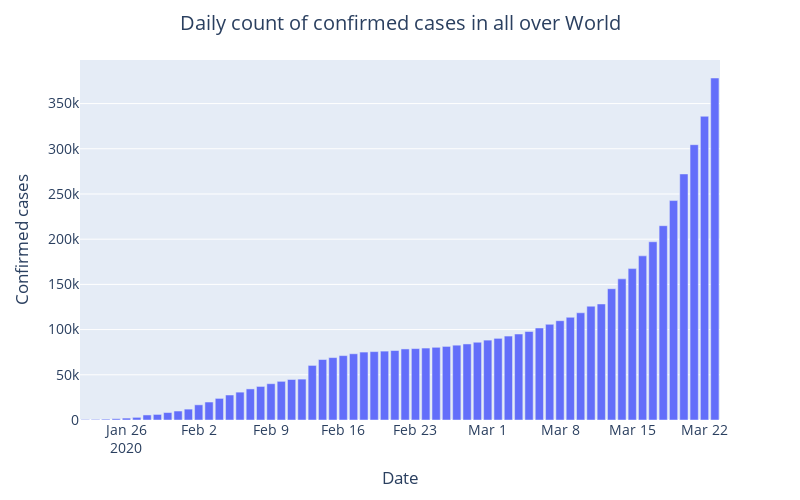
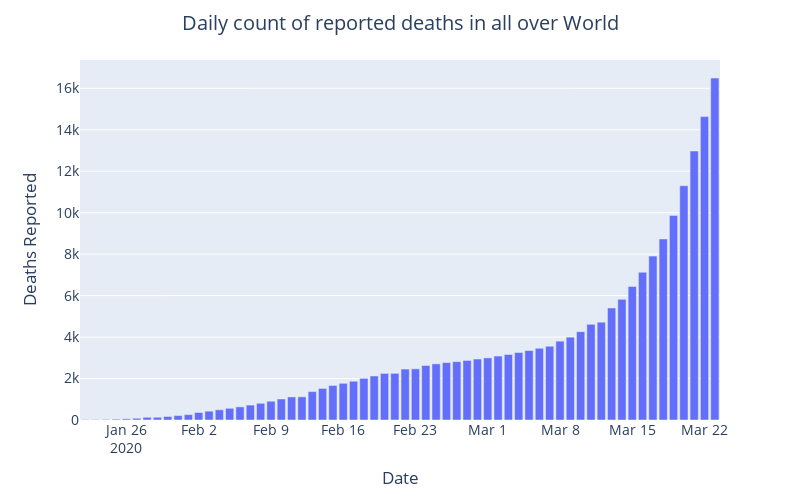
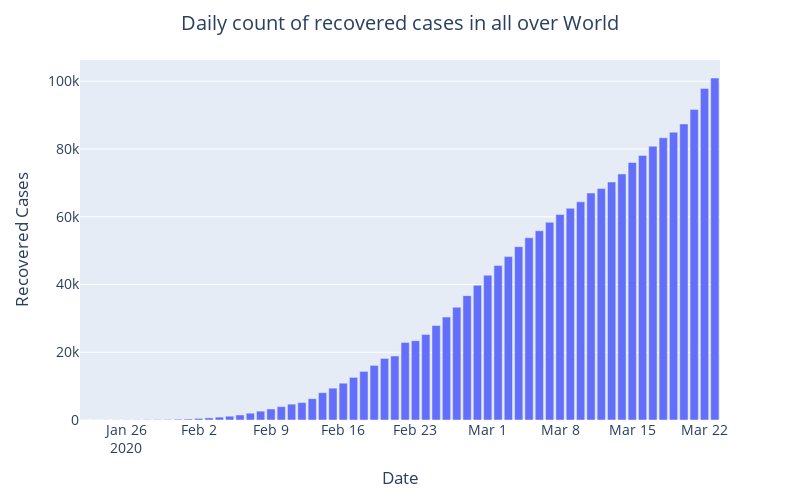

Notebook code for these charts, in order:
### Code cell
plotDailyReportedCasesOverTime(global_data_over_time, "all over World")
